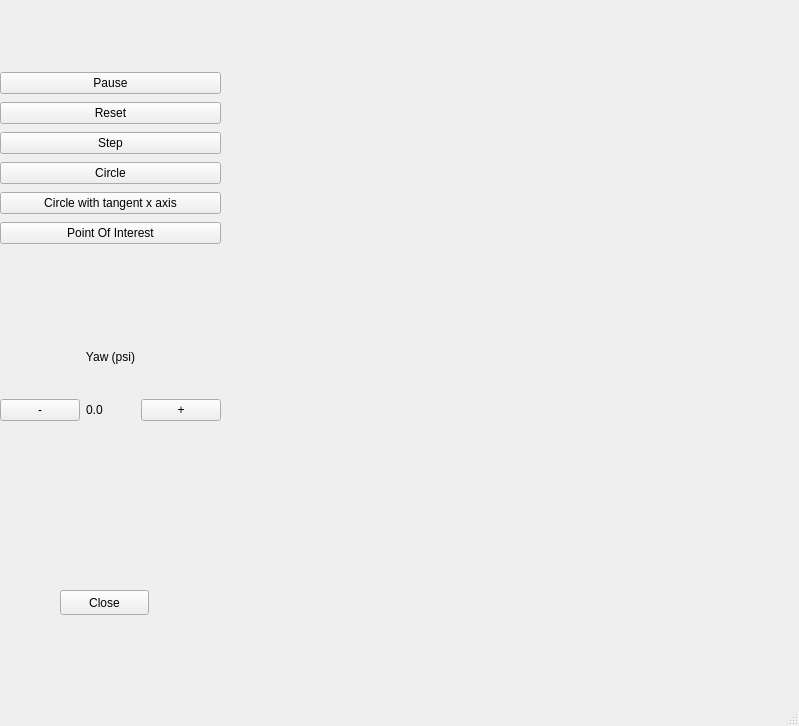
<?xml version="1.0" encoding="UTF-8"?>
<ui version="4.0">
 <class>MainWindow</class>
 <widget class="QMainWindow" name="MainWindow">
  <property name="geometry">
   <rect>
    <x>0</x>
    <y>0</y>
    <width>799</width>
    <height>726</height>
   </rect>
  </property>
  <property name="windowTitle">
   <string>MainWindow</string>
  </property>
  <widget class="QWidget" name="centralwidget">
   <widget class="QPushButton" name="close_button">
    <property name="geometry">
     <rect>
      <x>60</x>
      <y>590</y>
      <width>89</width>
      <height>25</height>
     </rect>
    </property>
    <property name="text">
     <string>Close</string>
    </property>
   </widget>
   <widget class="QWidget" name="verticalLayoutWidget">
    <property name="geometry">
     <rect>
      <x>0</x>
      <y>70</y>
      <width>221</width>
      <height>182</height>
     </rect>
    </property>
    <layout class="QVBoxLayout" name="verticalLayout">
     <item>
      <widget class="QPushButton" name="pause">
       <property name="text">
        <string>Pause</string>
       </property>
      </widget>
     </item>
     <item>
      <widget class="QPushButton" name="reset">
       <property name="text">
        <string>Reset</string>
       </property>
      </widget>
     </item>
     <item>
      <widget class="QPushButton" name="step">
       <property name="text">
        <string>Step</string>
       </property>
      </widget>
     </item>
     <item>
      <widget class="QPushButton" name="circle">
       <property name="text">
        <string>Circle</string>
       </property>
      </widget>
     </item>
     <item>
      <widget class="QPushButton" name="circle_wth_tgx">
       <property name="text">
        <string>Circle with tangent x axis</string>
       </property>
      </widget>
     </item>
     <item>
      <widget class="QPushButton" name="POI">
       <property name="text">
        <string>Point Of Interest</string>
       </property>
      </widget>
     </item>
    </layout>
   </widget>
   <widget class="QWidget" name="verticalLayoutWidget_2">
    <property name="geometry">
     <rect>
      <x>230</x>
      <y>10</y>
      <width>551</width>
      <height>661</height>
     </rect>
    </property>
    <layout class="QVBoxLayout" name="verticalLayout_2">
     <item>
      <widget class="QwtPlot" name="x_graph"/>
     </item>
     <item>
      <widget class="QwtPlot" name="y_graph"/>
     </item>
     <item>
      <widget class="QwtPlot" name="xy_graph"/>
     </item>
    </layout>
   </widget>
   <widget class="QWidget" name="verticalLayoutWidget_3">
    <property name="geometry">
     <rect>
      <x>0</x>
      <y>320</y>
      <width>221</width>
      <height>101</height>
     </rect>
    </property>
    <layout class="QVBoxLayout" name="verticalLayout_3">
     <item>
      <widget class="QLabel" name="yaw_psi">
       <property name="text">
        <string>Yaw (psi)</string>
       </property>
       <property name="alignment">
        <set>Qt::AlignCenter</set>
       </property>
      </widget>
     </item>
     <item>
      <layout class="QHBoxLayout" name="horizontalLayout">
       <item>
        <widget class="QPushButton" name="yaw_down">
         <property name="text">
          <string>-</string>
         </property>
        </widget>
       </item>
       <item>
        <widget class="QLabel" name="yaw">
         <property name="text">
          <string>0.0</string>
         </property>
        </widget>
       </item>
       <item>
        <widget class="QPushButton" name="yaw_up">
         <property name="text">
          <string>+</string>
         </property>
        </widget>
       </item>
      </layout>
     </item>
    </layout>
   </widget>
  </widget>
  <widget class="QMenuBar" name="menubar">
   <property name="geometry">
    <rect>
     <x>0</x>
     <y>0</y>
     <width>799</width>
     <height>22</height>
    </rect>
   </property>
  </widget>
  <widget class="QStatusBar" name="statusbar"/>
 </widget>
 <customwidgets>
  <customwidget>
   <class>QwtPlot</class>
   <extends>QFrame</extends>
   <header>qwt_plot.h</header>
  </customwidget>
 </customwidgets>
 <resources/>
 <connections/>
</ui>
